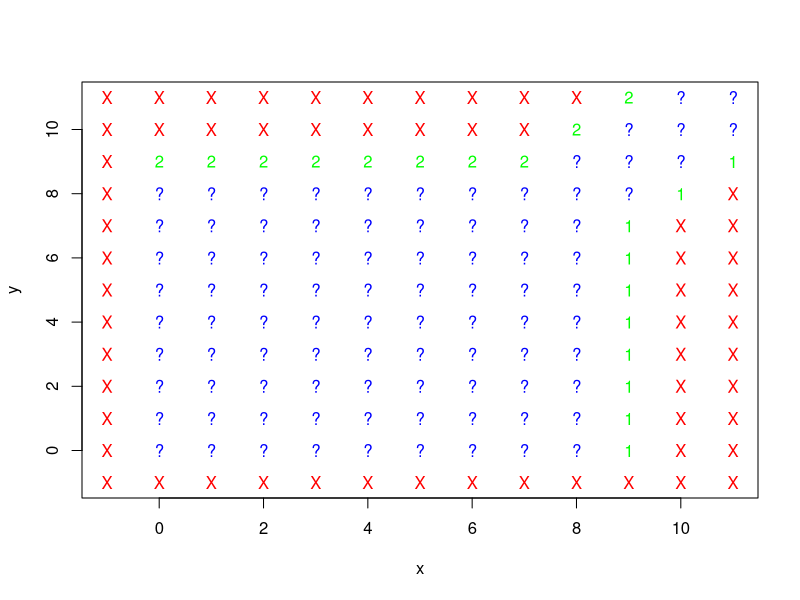
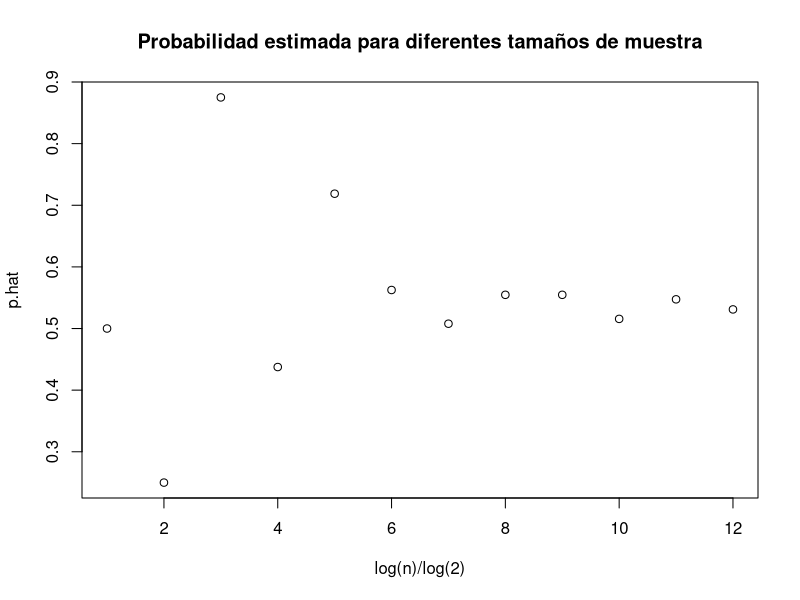

Reproduce these figures in R, in order.
## ---- chunk 1
status<-function(x,y) {
  diferencia = abs(x-y)
  mayor=max(x,y)
  if ((x < 0) | (y<0)) {
    status="imposible" 
    return(status)
  }
  
  if ((mayor > 9) & (diferencia >= 3)) {
    status="imposible" 
    return(status)
  }
  
  

  if (mayor <= 8) {
    status="sin terminar"
    return(status)
  }
  if (mayor>=9) {
    if (diferencia<2) {
      status="sin terminar"
      return(status)
    } 
    else if (mayor==x) {
          status="Gana 1"
          return(status)
          } else if (mayor==y) {
                  status="Gana 2"
                  return(status)
                  } else {
                    status="imposible"
                    return(status)
                  }
        }
    
  }
## ---- chunk 2
status.test <- function(s.ftn) {
x.vec <- (-1):11
y.vec <- (-1):11
plot(x.vec, y.vec, type = "n", xlab = "x", ylab = "y")
for (x in x.vec) {
  for (y in y.vec) {
    s <- s.ftn(x, y)
  if (s == "imposible") text(x, y, "X", col = "red")
  else if (s == "sin terminar") text(x, y, "?", col = "blue")
  else if (s == "Gana 1") text(x, y, "1", col = "green")
  else if (s == "Gana 2") text(x, y, "2", col = "green")
}
}
return(invisible(NULL))
}
## ---- chunk 3
status.test(status)
## ---- chunk 4
play_point<-function(estado,a,b) {
  x=estado[1]
  y=estado[2]
  z=estado[3]
  
  #El jugador 1 tiene el servicio:
  if (z==1) {               
    u<-runif(1)
    #si gana o pierde  
    if (u<=a) x=x+1 else z=2
  } else {
    #El jugador 2 tiene el servicio
    u<-runif(1)
    #si pierde o gana  
    if (u<=b) z=1 else y=y+1
  }
  estado=c(x,y,z)
}

## ---- chunk 5
play_game <- function(a, b) {
state <- c(0, 0, 1)
while (status(state[1], state[2]) == "sin terminar") {
# show(state)
state <- play_point(state, a, b)
}
if (status(state[1], state[2]) == "Gana 1") {
return(TRUE)
} else {
return(FALSE)
}
}
## ---- chunk 6
prob_ganar<-function(a,b,n){
  sum(as.integer(replicate(n,play_game(a,b))))/n
}

## ---- chunk 7
set.seed(1)
k=1:12
n=2^k
ejex=log(n)/log(2)
ejey=numeric(12)

for (i in 1:12) {
  ejey[i]=prob_ganar(0.55,0.45,n[i])
}

plot(ejex,ejey,type="p",main="Probabilidad estimada para diferentes tamaños de muestra",xlab="log(n)/log(2)",ylab="p.hat")

## ---- chunk 8
#Probabilidad de ganar:
a=seq(0.1,0.9,0.1)
b=seq(0.1,0.9,0.1)
tabla=matrix(0,9,9)
n=2500
prob_ganar.V=Vectorize(prob_ganar)
set.seed(1)
tabla=outer(a,b,"prob_ganar.V",n)
colnames(tabla)= paste("b=",b)
rownames(tabla)=paste("a=",a)
print(tabla,digits=2)
## ---- chunk 9
play_game_cuenta<-function(a, b) {
  state <- c(0,0, 1)
  cuenta<-0
  while (status(state[1], state[2]) == "sin terminar") {
    # show(state)
    state <- play_point(state, a, b)
    cuenta<-cuenta+1
  }
    return(cuenta)
}
## ---- chunk 10
cuenta_puntos<-function(a,b,n){
  sum(replicate(n,play_game_cuenta(a,b)))/n
}

## ---- chunk 11
a=seq(0.1,0.9,0.1)
b=seq(0.1,0.9,0.1)
tabla=matrix(0,9,9)
n=2500
cuenta_puntos.V=Vectorize(cuenta_puntos)
set.seed(1)
tabla=outer(a,b,"cuenta_puntos.V",n)
colnames(tabla)= paste("b=",b)
rownames(tabla)=paste("a=",a)
print(tabla,digits=4)
